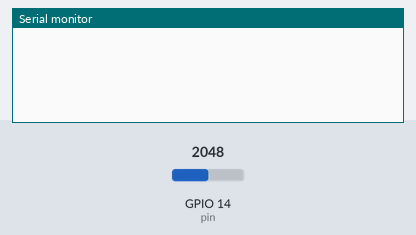
This program was run on a simulated ESP32. Shown: the last lines printed to the serial monitor. The test bench sets the inputs (shaded band); at power-on: GPIO 14 (pin) = 2048.

Above: at 2.2 s.
2.3 s: GPIO 14 (pin) set to 2866
At 6.3 s:
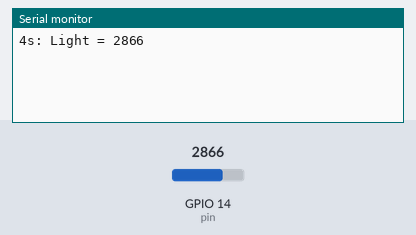
10.5 s: GPIO 14 (pin) set to 3603
At 13.5 s:
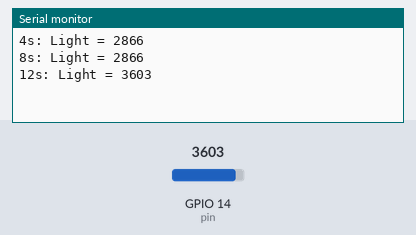
Timing chart, 0 to 15.0 s (numbered marks = the images above; inputs shaded):
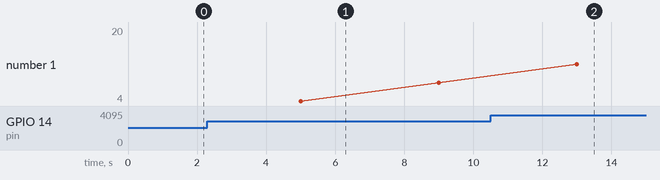

The program:

main.cpp
```cpp
#include <Arduino.h>

const int pin = 14;

volatile bool state = false;
int counter = 0;
hw_timer_t * timer = NULL;
portMUX_TYPE timerMux = portMUX_INITIALIZER_UNLOCKED;

void IRAM_ATTR onTimer() {
  portENTER_CRITICAL_ISR(&timerMux);
  state = true;
  portEXIT_CRITICAL_ISR(&timerMux);

  counter += 4;
}

void setup() {
  Serial.begin(9600);
  delay(1000);

  timer = timerBegin(0, 80, true);
  timerAttachInterrupt(timer, &onTimer, true);
  timerAlarmWrite(timer, 4000000, true);
  timerAlarmEnable(timer);
}

void loop() {
  if(state){
    int LRD_val = analogRead(pin);
    Serial.print(counter);
    Serial.print("s: Light = ");
    Serial.println(LRD_val);

    portENTER_CRITICAL(&timerMux);
    state = false;
    portEXIT_CRITICAL(&timerMux);
  }

}
```

Measured:
- after the input at 2.3 s, the serial monitor: prints a new line after 2.7 s (image 1)
- after the input at 10.5 s, the serial monitor: prints a new line after 2.5 s (image 2)
